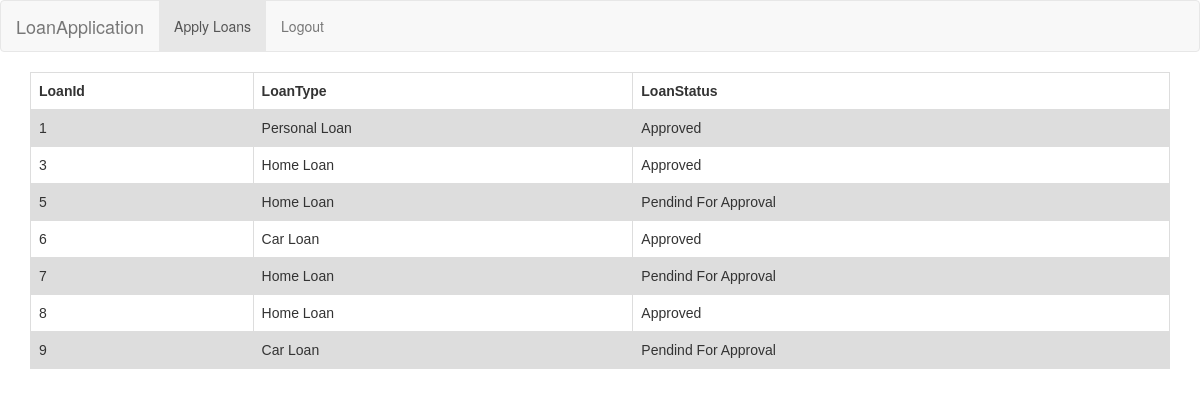
/showloan/ (signed in), run on the app's committed database.
### Loans/models.py (models this page shows, shortened)
class LoanData(models.Model):
	PersonalLoan = 'Personal Loan'
	HomeLoan = 'Home Loan'
	CarLoan = 'Car Loan'
	LoansChoices = [
        (PersonalLoan, 'Personal Loan'),
        (HomeLoan, 'Home Loan'),
        (CarLoan, 'Car Loan'),
		]
	AvailableLoans = models.CharField(
        max_length=20,
        choices=LoansChoices,
        default=PersonalLoan,
    )
	user=models.ForeignKey(User,on_delete=models.CASCADE)
	LoanId = models.AutoField(primary_key=True)
	ApprovalStatus=models.BooleanField(default=False)

### Loans/views.py (the view)
# urls.py: path('showloan/',ShowLoan, name='showloan'),
@login_required(login_url='/home')
def ShowLoan(request):
	current_user=request.user
	loans=LoanData.objects.filter(user=current_user)
	return render(request,'showloan.html',{'loans':loans})

### Templates/showloan.html (shortened to what this page needs)
<!DOCTYPE html>
<html lang="en">
<head>
    <link rel="stylesheet" href="https://maxcdn.bootstrapcdn.com/bootstrap/3.4.1/css/bootstrap.min.css">
</head>
<body>
    <nav class="navbar navbar-default">
        <div class="container-fluid">
            <div class="navbar-header">
                <a class="navbar-brand" href="{% url 'myaccount' %}">LoanApplication</a>
            </div>
            <ul class="nav navbar-nav">
                <li class="active"><a href="{% url 'applyloan' %}">Apply Loans</a></li>
                <li><a href="{% url 'logout' %}">Logout</a></li>
            </ul>
        </div>
    </nav>
    <div class="container">
        <table>
            <tr>
                <th>LoanId</th>
                <th>LoanType</th>
                <th>LoanStatus</th>
            </tr>
            {% for loan in loans %}
            <tr>
                <td>{{loan.LoanId}}</td>
                <td> {{loan.AvailableLoans}}</td>
                <td>{% if loan.ApprovalStatus %} Approved {% else %}Pendind For Approval {% endif %}</td>
            </tr>
            {% endfor %}
        </table>
    </div>
</body>
</html>

### Templates/showloan.html (style rules this page uses)
table { font-family: arial, sans-serif; border-collapse: collapse; width: 100%; }
td, th { border: 1px solid #dddddd; text-align: left; padding: 8px; }
tr:nth-child(even) { background-color: #dddddd; }

### data on the page
LoanData: LoanId "1", AvailableLoans "Personal Loan", ApprovalStatus "Approved"
LoanData: LoanId "3", AvailableLoans "Home Loan", ApprovalStatus "Approved"
LoanData: LoanId "5", AvailableLoans "Home Loan", ApprovalStatus "Pendind For Approval"
LoanData: LoanId "6", AvailableLoans "Car Loan", ApprovalStatus "Approved"
LoanData: LoanId "7", AvailableLoans "Home Loan", ApprovalStatus "Pendind For Approval"
LoanData: LoanId "8", AvailableLoans "Home Loan", ApprovalStatus "Approved"
LoanData: LoanId "9", AvailableLoans "Car Loan", ApprovalStatus "Pendind For Approval"
